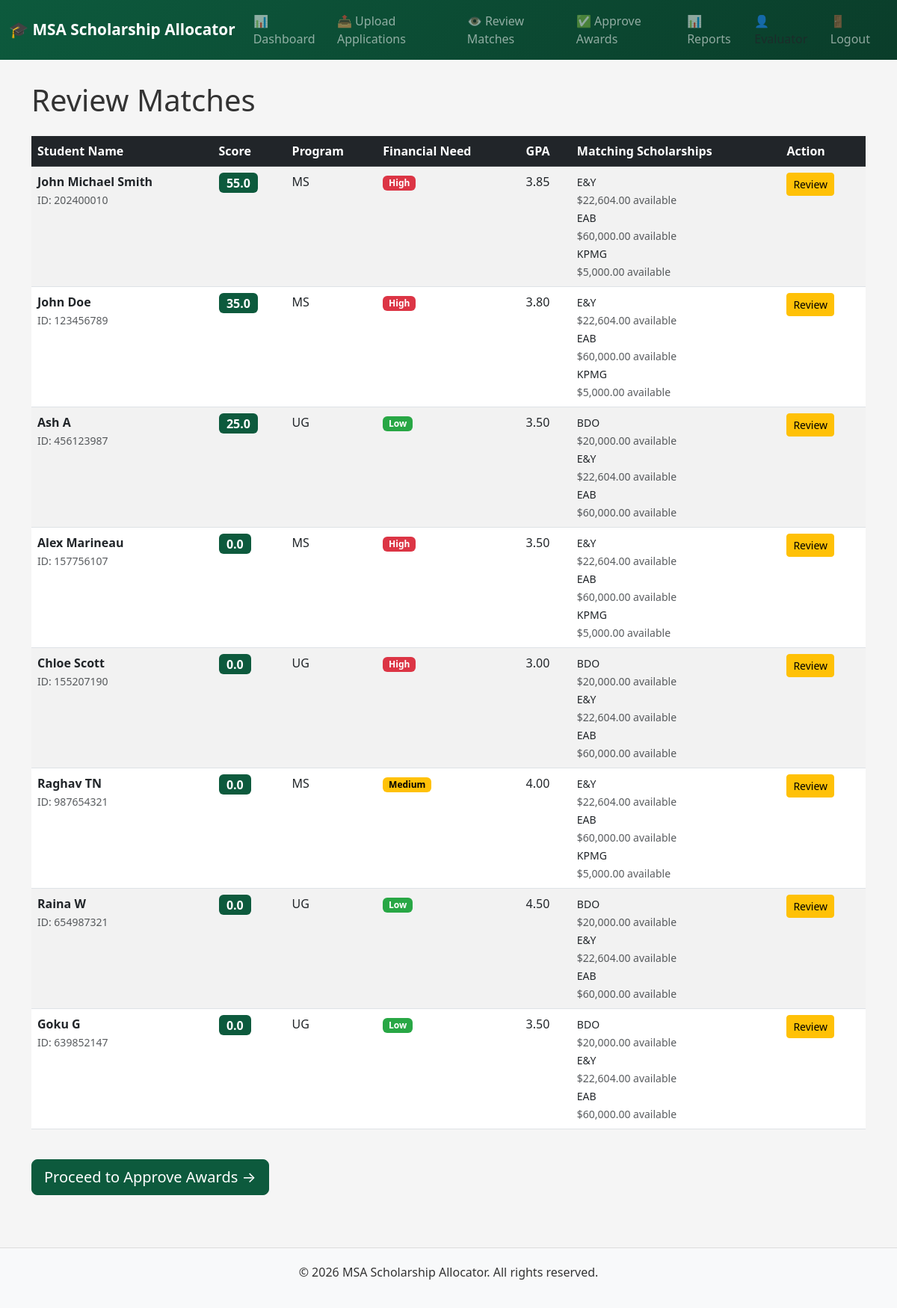
Screenshot of /review (signed in) with the database file from the repository.
### models.py (models this page shows, shortened)
class Student(db.Model):
    __tablename__ = 'students'
    id = db.Column(db.Integer, primary_key=True)
    student_id = db.Column(db.String(50), unique=True, nullable=False)
    first_name = db.Column(db.String(100), nullable=False)
    middle_name = db.Column(db.String(100))
    last_name = db.Column(db.String(100), nullable=False)
    email = db.Column(db.String(120))
    gpa = db.Column(db.Numeric(3, 2))
    program_level = db.Column(db.String(10), nullable=False)  # 'UG' or 'MS'
    financial_need = db.Column(db.String(1))  # 'H', 'M', 'L'
    permanent_address = db.Column(db.Text)
    permanent_position_at = db.Column(db.String(255))  # e.g., 'Deloitte'
    internship_2025_at = db.Column(db.String(255))
    internship_2026_at = db.Column(db.String(255))
    score = db.relationship('Score', backref='student', lazy=True, uselist=False, cascade='all, delete-orphan')
    awards = db.relationship('Award', backref='student', lazy=True, cascade='all, delete-orphan')
    created_at = db.Column(db.DateTime, default=datetime.utcnow)
    updated_at = db.Column(db.DateTime, default=datetime.utcnow, onupdate=datetime.utcnow)
    def full_name(self):
        name = f"{self.first_name}"
        if self.middle_name:
            name += f" {self.middle_name}"
        name += f" {self.last_name}"
        return name

class Score(db.Model):
    __tablename__ = 'scores'
    id = db.Column(db.Integer, primary_key=True)
    student_id = db.Column(db.Integer, db.ForeignKey('students.id'), nullable=False, unique=True)
    accounting_experience_score = db.Column(db.Numeric(5, 2), default=0)
    work_experience_score = db.Column(db.Numeric(5, 2), default=0)
    leadership_score = db.Column(db.Numeric(5, 2), default=0)
    total_score = db.Column(db.Numeric(5, 2), default=0)
    rubric_type = db.Column(db.String(10))  # 'UG' or 'MS'
    scoring_notes = db.Column(db.Text)
    created_at = db.Column(db.DateTime, default=datetime.utcnow)
    updated_at = db.Column(db.DateTime, default=datetime.utcnow, onupdate=datetime.utcnow)

class Scholarship(db.Model):
    __tablename__ = 'scholarships'
    id = db.Column(db.Integer, primary_key=True)
    sort_name = db.Column(db.String(50), unique=True, nullable=False)  # e.g., 'AIS'
    official_name = db.Column(db.String(255), nullable=False)
    account_number = db.Column(db.String(50))
    ug_eligible = db.Column(db.Boolean, default=False)
    ms_eligible = db.Column(db.Boolean, default=False)
    fall_award = db.Column(db.Boolean, default=True)
    spring_award = db.Column(db.Boolean, default=True)
    restrictions = db.Column(db.Text)  # Free text restrictions
    available_amount = db.Column(db.Numeric(10, 2), default=0)
    notes = db.Column(db.Text)
    created_at = db.Column(db.DateTime, default=datetime.utcnow)
    updated_at = db.Column(db.DateTime, default=datetime.utcnow, onupdate=datetime.utcnow)
    awards = db.relationship('Award', backref='scholarship', lazy=True, cascade='all, delete-orphan')

### app.py (the view)
@app.route('/review', methods=['GET'])
@evaluator_required
def review_matches():
    students = Student.query.all()
    matches = []
    for student in students:
        score = Score.query.filter_by(student_id=student.id).first()
        if not score:
            continue
        eligible = get_eligible_scholarships(student)
        awards = Award.query.filter_by(student_id=student.id).all()
        matches.append({
            'student': student,
            'score': score,
            'eligible_scholarships': eligible,
            'current_awards': awards
        })
    matches.sort(key=lambda x: x['score'].total_score, reverse=True)
    return render_template('review.html', matches=matches)

### app.py (called while the page is built)
def evaluator_required(f):
    @wraps(f)
    def decorated_function(*args, **kwargs):
        if 'logged_in' not in session or session.get('role') != 'evaluator':
            flash('Access denied. Evaluator privileges required.', 'error')
            return redirect(url_for('index'))
        return f(*args, **kwargs)
    return decorated_function

### matcher.py (called while the page is built)
def get_eligible_scholarships(student, exclude_zero_balance=True):
    eligible = []
    for scholarship in Scholarship.query.all():
        if exclude_zero_balance and scholarship.available_amount <= 0:
            continue
        if student.program_level == 'UG' and not scholarship.ug_eligible:
            continue
        if student.program_level == 'MS' and not scholarship.ms_eligible:
            continue
        if not _check_restrictions(student, scholarship):
            continue
        match_score = _calculate_match_score(student, scholarship)
        eligible.append((scholarship, match_score))
    eligible.sort(key=lambda x: x[1], reverse=True)
    return eligible

def _calculate_match_score(student, scholarship):
    score = 0.0
    if student.program_level == 'UG' and scholarship.ug_eligible:
        score += 10
    if student.program_level == 'MS' and scholarship.ms_eligible:
        score += 15  # Higher preference for MS scholarships to MS students
    firms_in_restrictions = _extract_firms_from_restrictions(scholarship.restrictions)
    student_firms = _get_student_firms(student)
    for firm in firms_in_restrictions:
        if firm in student_firms:
            score += 20  # Employer match is highly valuable
    if scholarship.available_amount:
        score += min(float(scholarship.available_amount) / 1000, 20)
    if scholarship.restrictions and 'financial need' in scholarship.restrictions.lower():
        if student.financial_need in ('H', 'M'):
            score += 5
    return score

def _extract_firms_from_restrictions(restrictions):
    if not restrictions:
        return []
    firms = []
    firm_keywords = ['deloitte', 'pwc', 'ey', 'ernst & young', 'kpmg', 'bdo',
                     'grant thornton', 'crowe', 'plante moran', 'rehmann', 'rsm']
    restrictions_lower = restrictions.lower()
    for firm in firm_keywords:
        if firm in restrictions_lower:
            firms.append(firm)
    return firms

### templates/review.html (shortened to what this page needs)
{% extends "base.html" %}
{% block content %}
<div class="content">
    <h1 class="mb-4">Review Matches</h1>
    {% if matches %}
    <div class="table-responsive">
        <table class="table table-striped table-hover">
            <thead class="table-dark">
                <tr>
                    <th>Student Name</th>
                    <th>Score</th>
                    <th>Program</th>
                    <th>Financial Need</th>
                    <th>GPA</th>
                    <th>Matching Scholarships</th>
                    <th>Action</th>
                </tr>
            </thead>
            <tbody>
                {% for match in matches %}
                <tr>
                    <td>
                        <strong>{{ match.student.full_name() }}</strong>
                        <br>
                        <small class="text-muted">ID: {{ match.student.student_id }}</small>
                    </td>
                    <td>
                        <span class="badge badge-primary" style="background-color: #0d5a3d; font-size: 1em;">
                            {{ "%.1f"|format(match.score.total_score) }}
                        </span>
                    </td>
                    <td>{{ match.student.program_level }}</td>
                    <td>
                        {% if match.student.financial_need == 'H' %}
                            <span class="badge badge-danger">High</span>
                        {% elif match.student.financial_need == 'M' %}
                            <span class="badge badge-warning">Medium</span>
                        {% elif match.student.financial_need == 'L' %}
                            <span class="badge badge-success">Low</span>
                        {% else %}
                            <span class="badge badge-secondary">N/A</span>
                        {% endif %}
                    </td>
                    <td>{{ match.student.gpa or 'N/A' }}</td>
                    <td>
                        {% if match.eligible_scholarships %}
                            <ul class="list-unstyled mb-0">
                                {% for scholarship, match_score in match.eligible_scholarships[:3] %}
                                <li>
                                    <small>{{ scholarship.sort_name }}</small><br>
                                    <small class="text-muted">${{ "{:,.2f}".format(scholarship.available_amount or 0) }} available</small>
                                </li>
                                {% endfor %}
                            </ul>
                        {% else %}
                            <span class="text-muted">No eligible scholarships</span>
                        {% endif %}
                    </td>
                    <td>
                        {% if match.current_awards %}
                            <a href="/approve" class="btn btn-sm btn-warning">Review</a>
                        {% else %}
                            <span class="text-muted text-center">Pending</span>
                        {% endif %}
                    </td>
                </tr>
                {% endfor %}
            </tbody>
        </table>
    </div>
    <div class="row mt-4">
        <div class="col-md-12">
            <a href="/approve" class="btn btn-lg btn-primary">Proceed to Approve Awards →</a>
        </div>
    </div>
    {% else %}
    <div class="alert alert-info text-center" style="padding: 40px;">
        <h5>No students found</h5>
        <p>Please <a href="/upload">upload student applications</a> first.</p>
    </div>
    {% endif %}
</div>
{% endblock %}

### templates/base.html (shortened to what this page needs)
<!DOCTYPE html>
<html lang="en">
<head>
    <link rel="stylesheet" href="https://cdn.jsdelivr.net/npm/bootstrap@5.3.0/dist/css/bootstrap.min.css">
</head>
<body>
    <nav class="navbar navbar-expand-lg navbar-dark">
        <div class="container-fluid">
            <a class="navbar-brand" href="/">🎓 MSA Scholarship Allocator</a>
            <div class="collapse navbar-collapse" id="navbarNav">
                <ul class="navbar-nav ms-auto">
                    {% if session.get('logged_in') %}
                        {% if session.get('role') == 'evaluator' %}
                            <li class="nav-item">
                                <a class="nav-link" href="/">📊 Dashboard</a>
                            </li>
                            <li class="nav-item">
                                <a class="nav-link" href="/upload">📤 Upload Applications</a>
                            </li>
                            <li class="nav-item">
                                <a class="nav-link" href="/review">👁️ Review Matches</a>
                            </li>
                            <li class="nav-item">
                                <a class="nav-link" href="/approve">✅ Approve Awards</a>
                            </li>
                            <li class="nav-item">
                                <a class="nav-link" href="/reports">📊 Reports</a>
                            </li>
                        {% endif %}
                        <li class="nav-item">
                            <span class="nav-link text-muted" style="cursor: default;">
                                {% if session.get('role') == 'admin' %}
                                    👤 Admin
                                {% else %}
                                    👤 Evaluator
                                {% endif %}
                            </span>
                        </li>
                        <li class="nav-item">
                            <a class="nav-link" href="/logout">🚪 Logout</a>
                        </li>
                    {% endif %}
                </ul>
            </div>
        </div>
    </nav>
    <div class="container-fluid">
        {% block content %}{% endblock %}
    </div>
    <footer>
        <p>&copy; 2026 MSA Scholarship Allocator. All rights reserved.</p>
    </footer>
</body>
</html>

### templates/base.html (style rules this page uses)
body { background-color: #f5f5f5; color: #333; }
.navbar { background: linear-gradient(135deg, #0d5a3d 0%, #0a3d2a 100%); }
.navbar-brand { font-weight: bold; font-size: 1.3rem; }
.content { padding: 30px; }
.btn-primary { background-color: #0d5a3d; border-color: #0d5a3d; }
.badge-success { background-color: #28a745; }
.badge-warning { background-color: #ffc107; color: #000; }
.badge-danger { background-color: #dc3545; }
footer { background-color: #f8f9fa; border-top: 1px solid #ddd; text-align: center; padding: 20px; margin-top: 40px; }

### templates/review.html (style rules this page uses)
.badge-primary { background-color: #0d5a3d !important; }

### rows the page displays
Student: student.full_name "John Michael Smith", student.student_id "202400010", student.program_level "MS", student "3.85"
Score: score.total_score "55.0"
Scholarship: sort_name "E&Y", available_amount "22,604.00"
Scholarship: sort_name "EAB", available_amount "60,000.00"
Scholarship: sort_name "KPMG", available_amount "5,000.00"
Student: student.full_name "John Doe", student.student_id "123456789", student.program_level "MS", student "3.80"
Score: score.total_score "35.0"
Student: student.full_name "Ash A", student.student_id "456123987", student.program_level "UG", student "3.50"
Score: score.total_score "25.0"
Scholarship: sort_name "BDO", available_amount "20,000.00"
Student: student.full_name "Alex Marineau", student.student_id "157756107", student.program_level "MS", student "3.50"
Score: score.total_score "0.0"
Student: student.full_name "Chloe Scott", student.student_id "155207190", student.program_level "UG", student "3.00"
Score: score.total_score "0.0"
Student: student.full_name "Raghav TN", student.student_id "987654321", student.program_level "MS", student "4.00"
Score: score.total_score "0.0"
Student: student.full_name "Raina W", student.student_id "654987321", student.program_level "UG", student "4.50"
Score: score.total_score "0.0"
Student: student.full_name "Goku G", student.student_id "639852147", student.program_level "UG", student "3.50"
Score: score.total_score "0.0"
